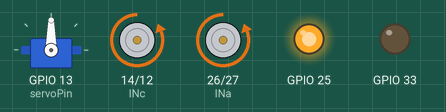
Simulated run of this sketch. Board: ESP32. Parts: servo, motor-driver pin pairs drawn as motors (green arrow = first pin HIGH = forward, orange = second pin HIGH = backward, longer = more drive), output pins drawn as LEDs (lit = HIGH). What the sketch prints to the serial monitor is not drawn.

Above: at 0.05 s.
Timing chart, 0 to 3.0 s (numbered marks = the images above):
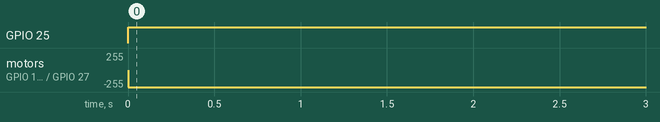

The sketch:

EEEBot_Test_Code.ino
```cpp
//********************************************************//
//*  University of Nottingham                            *//
//*  Department of Electrical and Electronic Engineering *//
//*  UoN EEEBot                                          *//
//*                                                      *//
//*  Motor & Servo Basic Test Code                       *//
//********************************************************//

// ASSUMPTION: Channel A is LEFT, Channel B is RIGHT

// use this code to correctly assign the four pins to move the car forwards and backwards
// you first need to change the pin numbers for the four motor input 'IN' pins and two enable 'en' pins below and then
// decide which go HIGH and LOW in each of the movements, stopMotors has been done for you
// ** marks where you need to insert the pin number or state

// feel free to modify this code to test existing or new functions

#include <ESP32Servo.h>
#include <esp_now.h>
#include <WiFi.h>

Servo steeringServo;

#define enA 33  // enableA command line
#define enB 25  // enableB command line

#define INa 26  // channel A direction
#define INb 27  // channel A direction
#define INc 14  // channel B direction
#define INd 12  // channel B direction

// setting PWM properties
const int freq = 2000;
const int ledChannela = 11;  // the ESP32 servo library uses the PWM channel 0 by default, hence the motor channels start from 1
const int ledChannelb = 12;
const int resolution = 8;

int steeringAngle = 0;    // variable to store the servo position
int servoPin = 13;  // the servo is attached to IO_13 on the ESP32
int d = 0;

// Callback function to handle received data via ESP-NOW
void onReceive(const esp_now_recv_info* recvInfo, const uint8_t* data, int len) {
    // Assuming the data received is an integer
    int d = 0;
    memcpy(&d, data, sizeof(d));  // Assign received data to d
}

void setup() {
  // configure the LED PWM functionalities and attach the GPIO to be controlled
  ledcAttachChannel(enA, freq, resolution, ledChannela);
  ledcAttachChannel(enB, freq, resolution, ledChannelb);

  // allow allocation of all timers
  ESP32PWM::allocateTimer(0);
  ESP32PWM::allocateTimer(1);
  ESP32PWM::allocateTimer(2);
  ESP32PWM::allocateTimer(3);
  steeringServo.setPeriodHertz(50);    // standard 50Hz servo
  steeringServo.attach(servoPin, 500, 2400);   // attaches the servo to the pin using the default min/max pulse widths of 1000us and 2000us

  pinMode(INa, OUTPUT);
  pinMode(INb, OUTPUT);
  pinMode(INc, OUTPUT);
  pinMode(INd, OUTPUT);

  // initialise serial communication
  Serial.begin(115200);
  Serial.println("ESP32 Running");

  // Initialize ESP-NOW
  WiFi.mode(WIFI_STA);
  esp_now_init();
  esp_now_register_recv_cb(onReceive);
}

void loop() {
  // this code rotates the steering between 0 and 180 degrees before driving both wheels forwards and backwards followed by rotating the EEEBot clockwise and anticlockwise for 3 seconds each time

  // set the speed of the motors - minimum speed of 0, maximum speed of 255 i.e. largest value for an 8-bit PWM
  int leftSpeed = 0;
  int rightSpeed = 255;

  // Use a switch-case to control robot movement based on received direction value 'd'
  goForwards();
  motors(leftSpeed, rightSpeed);
  delay(1000);
  stopMotors();
}

// Function to move steering to the right
void moveSteering() {
  steeringServo.write(0);

  for (steeringAngle = 0; steeringAngle <= 146; steeringAngle += 1) {   // goes from 0 degrees to 180 degrees in steps of 1 degree
    steeringServo.write(steeringAngle);                                 // tell servo to go to position in variable 'steeringAngle'
    delay(15);                                                          // waits 15ms for the servo to reach the position
  }
}

// Motor control functions
void motors(int leftSpeed, int rightSpeed) {
  // set individual motor speed
  // the direction is set separately

  // constrain the values to within the allowable range
  leftSpeed = constrain(leftSpeed, 0, 255);
  rightSpeed = constrain(rightSpeed, 0, 255);

  ledcWrite(enA, leftSpeed);
  ledcWrite(enB, rightSpeed);
  delay(25);
}

// Motor movement functions
void goForwards() {
  digitalWrite(INa, LOW);
  digitalWrite(INb, HIGH);
  digitalWrite(INc, LOW);
  digitalWrite(INd, HIGH);
}

void goBackwards() {
  digitalWrite(INa, HIGH);
  digitalWrite(INb, LOW);
  digitalWrite(INc, HIGH);
  digitalWrite(INd, LOW);
}

void goClockwise() {
  digitalWrite(INa, HIGH);
  digitalWrite(INb, LOW);
  digitalWrite(INc, HIGH);
  digitalWrite(INd, LOW);
}

void goAntiClockwise() {
  digitalWrite(INa, HIGH);
  digitalWrite(INb, LOW);
  digitalWrite(INc, HIGH);
  digitalWrite(INd, LOW);
}

void stopMotors() {
  digitalWrite(INa, LOW);
  digitalWrite(INb, LOW);
  digitalWrite(INc, LOW);
  digitalWrite(INd, LOW);
}
```

Measured:
- by itself, GPIO 25: LOW → HIGH at 0.00 s
- by itself, motor on GPIO 14 (INc) / GPIO 12 (INd), motor on GPIO 26 (INa) / GPIO 27 (INb): stopped → backward 255/255 at 0.00 s
